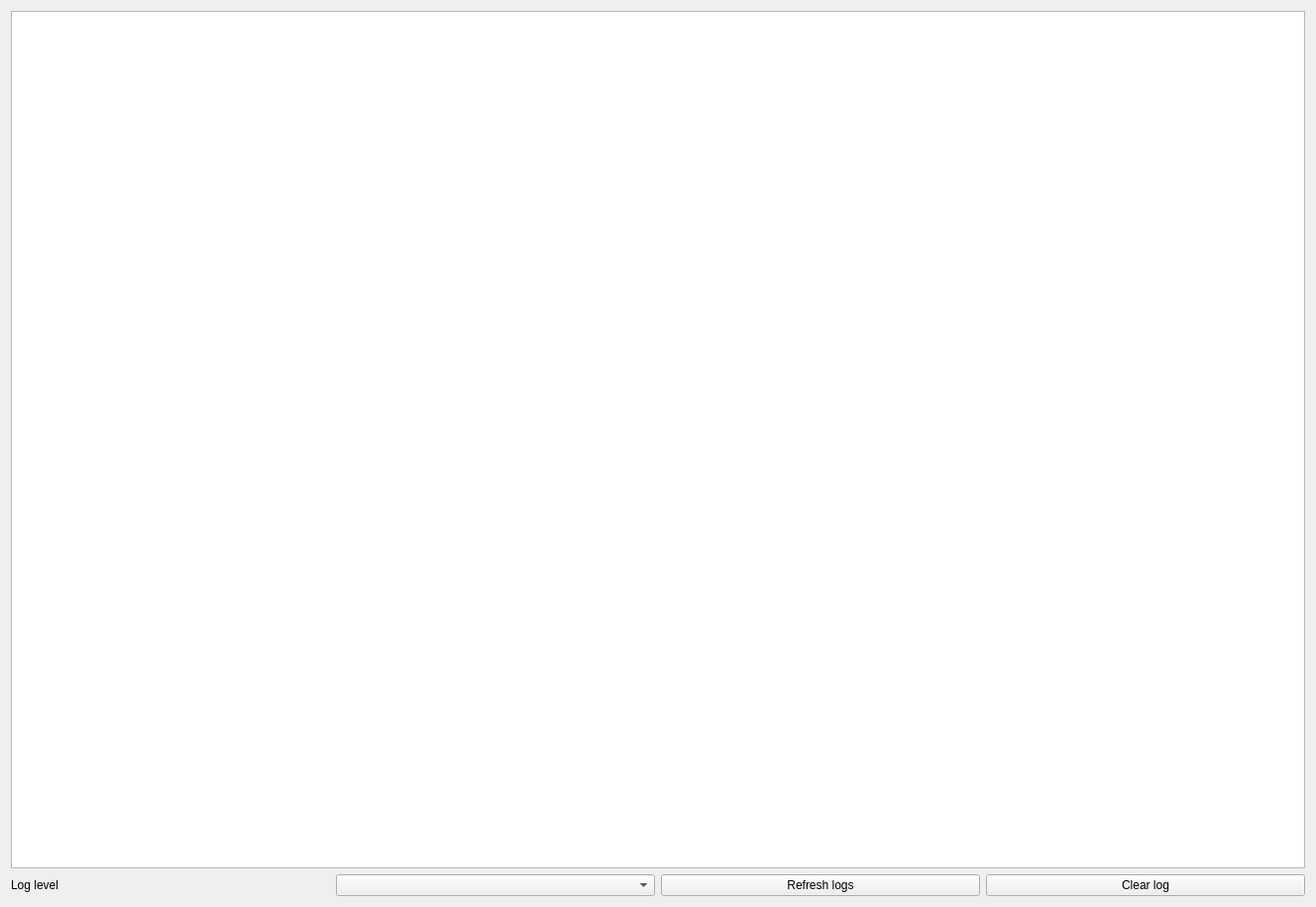
<?xml version="1.0" encoding="UTF-8"?>
<ui version="4.0">
 <class>OpenRGBConsolePageUi</class>
 <widget class="QFrame" name="OpenRGBConsolePageUi">
  <property name="geometry">
   <rect>
    <x>0</x>
    <y>0</y>
    <width>1328</width>
    <height>915</height>
   </rect>
  </property>
  <property name="windowTitle">
   <string>Form</string>
  </property>
  <layout class="QGridLayout" name="gridLayout">
   <item row="1" column="0">
    <widget class="QLabel" name="label">
     <property name="text">
      <string>Log level</string>
     </property>
    </widget>
   </item>
   <item row="1" column="1">
    <widget class="QComboBox" name="log_level"/>
   </item>
   <item row="1" column="2">
    <widget class="QPushButton" name="refresh">
     <property name="text">
      <string>Refresh logs</string>
     </property>
    </widget>
   </item>
   <item row="1" column="3">
    <widget class="QPushButton" name="clear">
     <property name="text">
      <string>Clear log</string>
     </property>
    </widget>
   </item>
   <item row="0" column="0" colspan="4">
    <widget class="QTextEdit" name="logs">
     <property name="font">
      <font>
       <family>Monospace</family>
      </font>
     </property>
    </widget>
   </item>
  </layout>
 </widget>
 <resources/>
 <connections/>
</ui>
